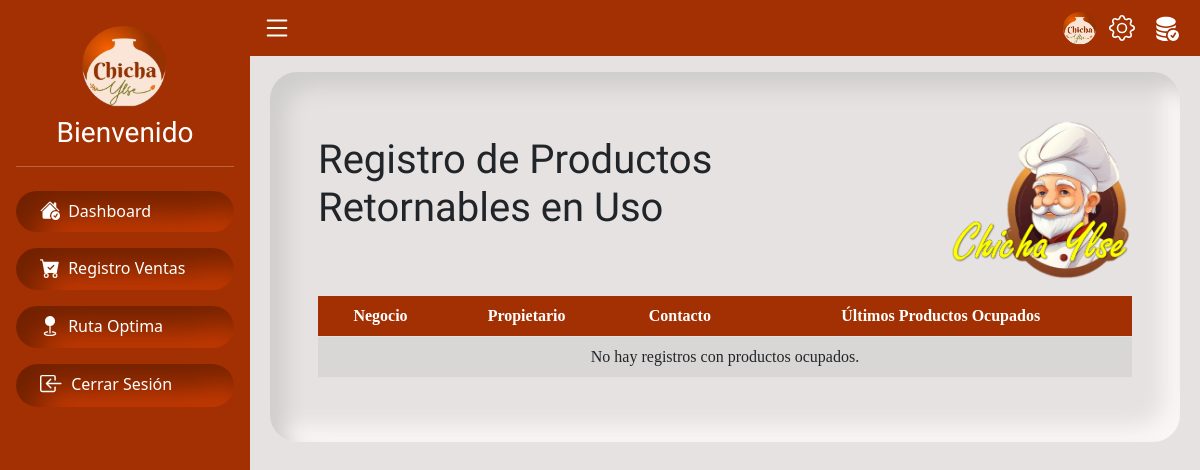
Page /clientes/ocupados/ on the earlier database version.
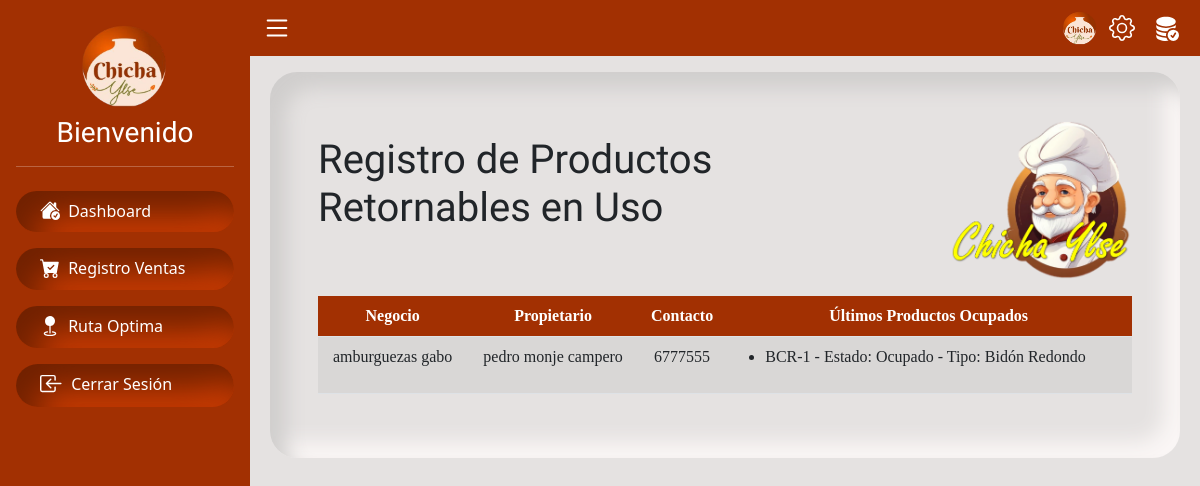
Same page on the later database version.
### servicio/models.py (models this page shows, shortened)
class Cliente(models.Model):
    usuario = models.OneToOneField(User, on_delete=models.CASCADE, related_name='cliente')
    negocio = models.CharField(max_length=100)
    contacto = models.CharField(max_length=15)
    imagen = models.ImageField(upload_to='clientes/', blank=True, null=True)

class User(AbstractBaseUser, PermissionsMixin):
    email = models.EmailField(unique=True)
    imagen = models.ImageField(upload_to='path/to/upload', null=True, blank=True)
    nombre = models.CharField(max_length=50)
    apellido = models.CharField(max_length=50)
    apellidoM = models.CharField(max_length=50, null=True, blank=True)
    dni = models.CharField(max_length=20, unique=True, null=True, blank=True, verbose_name='Carnet Identidad:')
    fecha_nac = models.DateField(null=True, blank=True)
    estado = models.BooleanField(default=False)
    is_active = models.BooleanField(default=False)
    is_staff = models.BooleanField(default=False)
    groups = models.ManyToManyField(Group, blank=True, related_name='user_groups')
    user_permissions = models.ManyToManyField(Permission, blank=True, related_name='user_permissions')
    date_joined = models.DateTimeField(default=timezone.now)
    updated_at = models.DateTimeField(auto_now=True)
    objects = UserManager()
    USERNAME_FIELD = 'email'
    REQUIRED_FIELDS = ['nombre', 'apellido']

class ProductoBase(models.Model):
    tipo_producto = models.ForeignKey(TipoProducto, on_delete=models.CASCADE)
    precio = models.DecimalField(max_digits=10, decimal_places=2)
    class Meta:
        abstract = True

class ProductosiRetornable(ProductoBase):
    ESTADO_CHOICES = [
        ('Disponible', 'Disponible'),
        ('Ocupado', 'Ocupado'),
        ('Dañado', 'Dañado'),
    ]
    descripcion = models.CharField(max_length=30)
    estado = models.CharField(max_length=50, choices=ESTADO_CHOICES, default='Disponible')

class TipoProducto(models.Model):
    nombre = models.CharField(max_length=50)

### servicio/views.py (the view)
# urls.py: path('clientes/ocupados/', views.clientes_ocupados, name='clientes_ocupados'),
def clientes_ocupados(request):
    detalles_ocupados = RegistroDetalleVenta.objects.filter(
        producto_retornable__estado='Ocupado'
    ).annotate(
        rn=Window(
            expression=RowNumber(),
            partition_by=[F('producto_retornable')],
            order_by=F('venta__fecha').desc()
        )
    ).filter(rn=1).select_related('venta__cliente', 'producto_retornable')
    clientes_productos = {}
    for detalle in detalles_ocupados:
        cliente = detalle.venta.cliente
        producto = detalle.producto_retornable
        if cliente.pk not in clientes_productos:
            clientes_productos[cliente.pk] = {
                'cliente': cliente,
                'productos': []
            }
        clientes_productos[cliente.pk]['productos'].append({
            'descripcion': producto.descripcion,
            'estado': producto.estado,
            'tipo': producto.tipo_producto.nombre,
        })
    context = {'clientes_productos': clientes_productos.values()}
    return render(request, 'ventas/clientes_ocupados.html', context)

### servicio/templates/ventas/clientes_ocupados.html
{% extends 'base.html' %}
{% load static %}
{% block content %}
<br>
<div class="font cont-pange container-fluid p-lg-5 py-5">
    <div class="row">
        <div class="col-lg-9 col-12 order-2 order-lg-1">
            <h2 class="title pt-lg-3">Registro de Productos Retornables en Uso</h2>
            <div class="pt-lg-5">
            </div>
        </div>
        <div class="col-lg-3 col-12 order-1 order-lg-2 justify-content-end text-end">
            <img src="{% static 'img/logopie.png' %}" alt="Descripción de la imagen" style="height: 160px;" class="img-fluid">
        </div>
    </div>
    <div class=" pt-2">
        <table class="table table-striped text-center ">
            <thead class="table-color">
                <tr>
                    <th>Negocio</th>
                    <th>Propietario</th>
                    <th>Contacto</th>
                    <th>Últimos Productos Ocupados</th>
                </tr>
            </thead>
            <tbody>
                {% for entry in clientes_productos %}
                    <tr>
                        <td data-label="negocio">{{ entry.cliente.negocio }}</td>
                        <td data-label="cliente">{{ entry.cliente.usuario.nombre }} {{ entry.cliente.usuario.apellido }} {{ entry.cliente.usuario.apellidoM }}</td>
                        <td data-label="telefono">{{ entry.cliente.contacto }}</td>
                        <td data-label="productos" class="text-start">
                            <ul>
                                {% for producto in entry.productos %}
                                    <li>
                                        {{ producto.descripcion }} - Estado: {{ producto.estado }} - Tipo: {{ producto.tipo }}
                                    </li>
                                {% endfor %}
                            </ul>
                        </td>
                    </tr>
                {% empty %}
                    <tr>
                        <td colspan="4" class="text-center">No hay registros con productos ocupados.</td>
                    </tr>
                {% endfor %}
            </tbody>
        </table>
    </div>
</div>
{% endblock %}

Differences in the rows shown:
added Cliente: cliente.negocio "amburguezas gabo", cliente.usuario.nombre "pedro", cliente.usuario.apellido "monje", cliente.usuario.apellidoM "campero", cliente.contacto "6777555"
added ProductosiRetornable: descripcion "BCR-1", estado "Ocupado"
now on this page (row edited): TipoProducto: tipo "Bidón Redondo"
Other differences:
text no longer shown: "No hay registros con productos ocupados."
